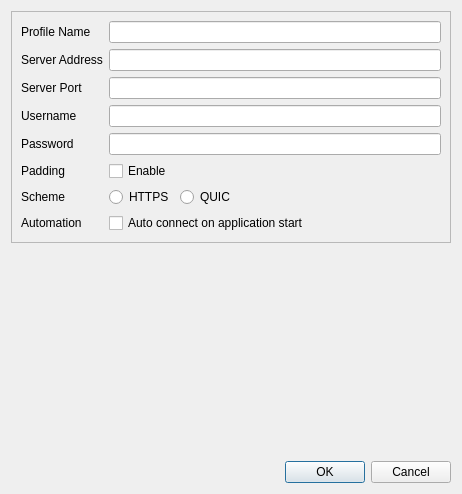
<?xml version="1.0" encoding="UTF-8"?>
<ui version="4.0">
 <class>NaiveProxyEditDialog</class>
 <widget class="QDialog" name="NaiveProxyEditDialog">
  <property name="geometry">
   <rect>
    <x>0</x>
    <y>0</y>
    <width>462</width>
    <height>494</height>
   </rect>
  </property>
  <property name="windowTitle">
   <string>Profile Editor</string>
  </property>
  <layout class="QVBoxLayout" name="verticalLayout">
   <item>
    <widget class="QFrame" name="editFrame">
     <property name="frameShape">
      <enum>QFrame::StyledPanel</enum>
     </property>
     <property name="frameShadow">
      <enum>QFrame::Raised</enum>
     </property>
     <layout class="QFormLayout" name="formLayout">
      <property name="sizeConstraint">
       <enum>QLayout::SetMaximumSize</enum>
      </property>
      <property name="fieldGrowthPolicy">
       <enum>QFormLayout::ExpandingFieldsGrow</enum>
      </property>
      <property name="rowWrapPolicy">
       <enum>QFormLayout::WrapLongRows</enum>
      </property>
      <property name="labelAlignment">
       <set>Qt::AlignLeading|Qt::AlignLeft|Qt::AlignVCenter</set>
      </property>
      <item row="1" column="0">
       <widget class="QLabel" name="nameLabel">
        <property name="text">
         <string>Profile Name</string>
        </property>
       </widget>
      </item>
      <item row="1" column="1">
       <widget class="QLineEdit" name="nameEdit"/>
      </item>
      <item row="2" column="0">
       <widget class="QLabel" name="serverAddrLabel">
        <property name="text">
         <string>Server Address</string>
        </property>
       </widget>
      </item>
      <item row="2" column="1">
       <widget class="QLineEdit" name="serverAddrEdit"/>
      </item>
      <item row="3" column="0">
       <widget class="QLabel" name="serverPortLabel">
        <property name="text">
         <string>Server Port</string>
        </property>
       </widget>
      </item>
      <item row="3" column="1">
       <widget class="QLineEdit" name="serverPortEdit">
        <property name="inputMethodHints">
         <set>Qt::ImhDigitsOnly|Qt::ImhPreferNumbers</set>
        </property>
       </widget>
      </item>
      <item row="4" column="0">
       <widget class="QLabel" name="label_2">
        <property name="text">
         <string>Username</string>
        </property>
       </widget>
      </item>
      <item row="4" column="1">
       <widget class="QLineEdit" name="usernameEdit"/>
      </item>
      <item row="5" column="0">
       <widget class="QLabel" name="pwdLabel">
        <property name="text">
         <string>Password</string>
        </property>
       </widget>
      </item>
      <item row="5" column="1">
       <widget class="QLineEdit" name="pwdEdit">
        <property name="inputMethodHints">
         <set>Qt::ImhNoAutoUppercase|Qt::ImhNoPredictiveText|Qt::ImhSensitiveData</set>
        </property>
        <property name="echoMode">
         <enum>QLineEdit::PasswordEchoOnEdit</enum>
        </property>
       </widget>
      </item>
      <item row="6" column="0">
       <widget class="QLabel" name="label">
        <property name="text">
         <string>Padding</string>
        </property>
       </widget>
      </item>
      <item row="6" column="1">
       <widget class="QCheckBox" name="checkBox">
        <property name="text">
         <string>Enable</string>
        </property>
       </widget>
      </item>
      <item row="7" column="0">
       <widget class="QLabel" name="label_3">
        <property name="text">
         <string>Scheme</string>
        </property>
       </widget>
      </item>
      <item row="7" column="1">
       <layout class="QHBoxLayout" name="horizontalLayout">
        <item>
         <widget class="QRadioButton" name="radioButton_2">
          <property name="text">
           <string>HTTPS</string>
          </property>
         </widget>
        </item>
        <item>
         <widget class="QRadioButton" name="radioButton">
          <property name="text">
           <string>QUIC</string>
          </property>
         </widget>
        </item>
       </layout>
      </item>
      <item row="8" column="0">
       <widget class="QLabel" name="autoStartLabel">
        <property name="text">
         <string>Automation</string>
        </property>
       </widget>
      </item>
      <item row="8" column="1">
       <widget class="QCheckBox" name="autoStartCheckBox">
        <property name="sizePolicy">
         <sizepolicy hsizetype="Expanding" vsizetype="Fixed">
          <horstretch>0</horstretch>
          <verstretch>0</verstretch>
         </sizepolicy>
        </property>
        <property name="text">
         <string>Auto connect on application start</string>
        </property>
       </widget>
      </item>
     </layout>
    </widget>
   </item>
   <item>
    <spacer name="verticalSpacer">
     <property name="orientation">
      <enum>Qt::Vertical</enum>
     </property>
     <property name="sizeHint" stdset="0">
      <size>
       <width>20</width>
       <height>0</height>
      </size>
     </property>
    </spacer>
   </item>
   <item>
    <widget class="QDialogButtonBox" name="buttonBox">
     <property name="orientation">
      <enum>Qt::Horizontal</enum>
     </property>
     <property name="standardButtons">
      <set>QDialogButtonBox::Cancel|QDialogButtonBox::Ok</set>
     </property>
    </widget>
   </item>
  </layout>
 </widget>
 <tabstops>
  <tabstop>nameEdit</tabstop>
  <tabstop>serverAddrEdit</tabstop>
  <tabstop>serverPortEdit</tabstop>
  <tabstop>pwdEdit</tabstop>
  <tabstop>autoStartCheckBox</tabstop>
 </tabstops>
 <resources/>
 <connections>
  <connection>
   <sender>buttonBox</sender>
   <signal>rejected()</signal>
   <receiver>NaiveProxyEditDialog</receiver>
   <slot>reject()</slot>
   <hints>
    <hint type="sourcelabel">
     <x>230</x>
     <y>473</y>
    </hint>
    <hint type="destinationlabel">
     <x>230</x>
     <y>246</y>
    </hint>
   </hints>
  </connection>
 </connections>
</ui>
